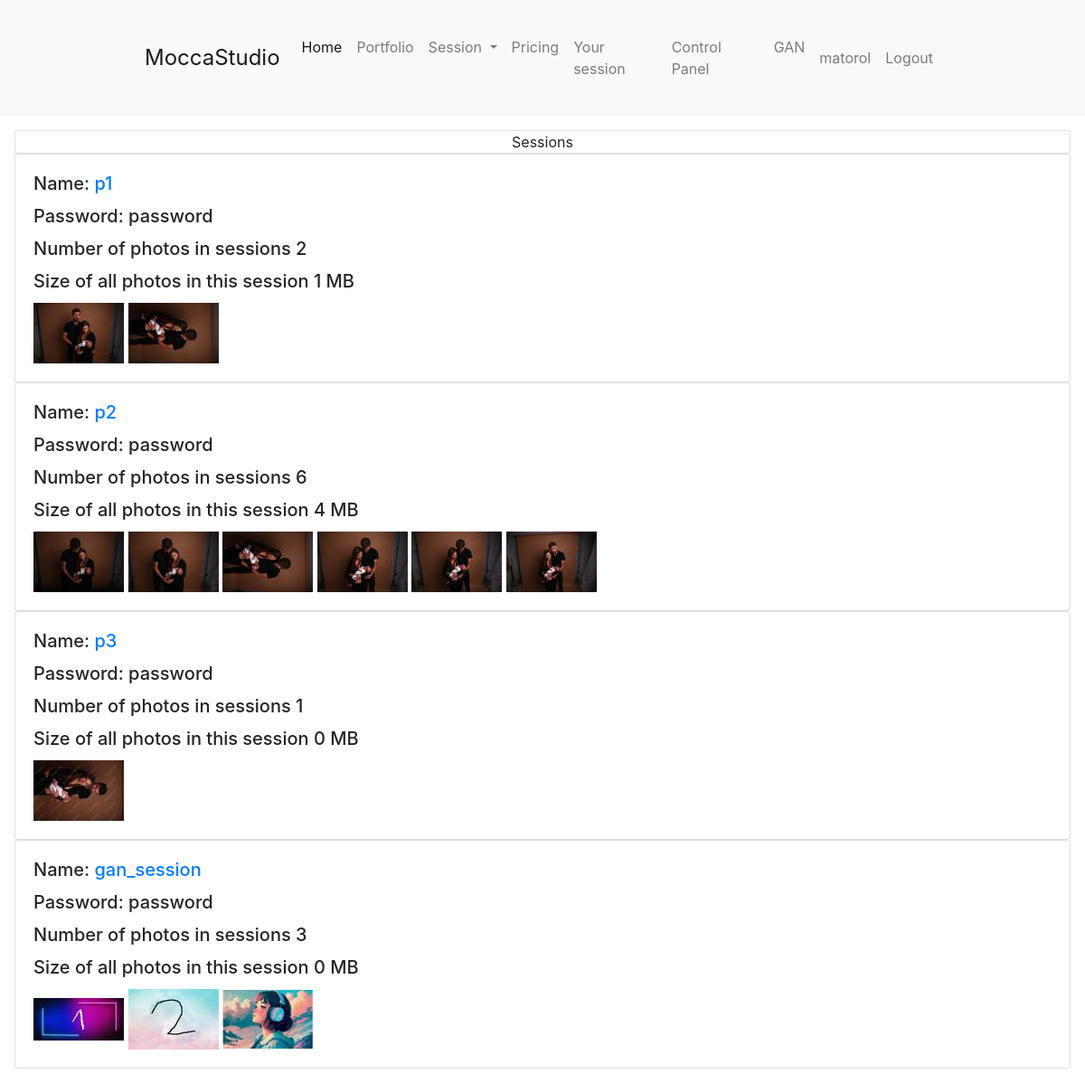
/control_panel/view_sessions/ (signed in), run on an earlier commit of the app's database.
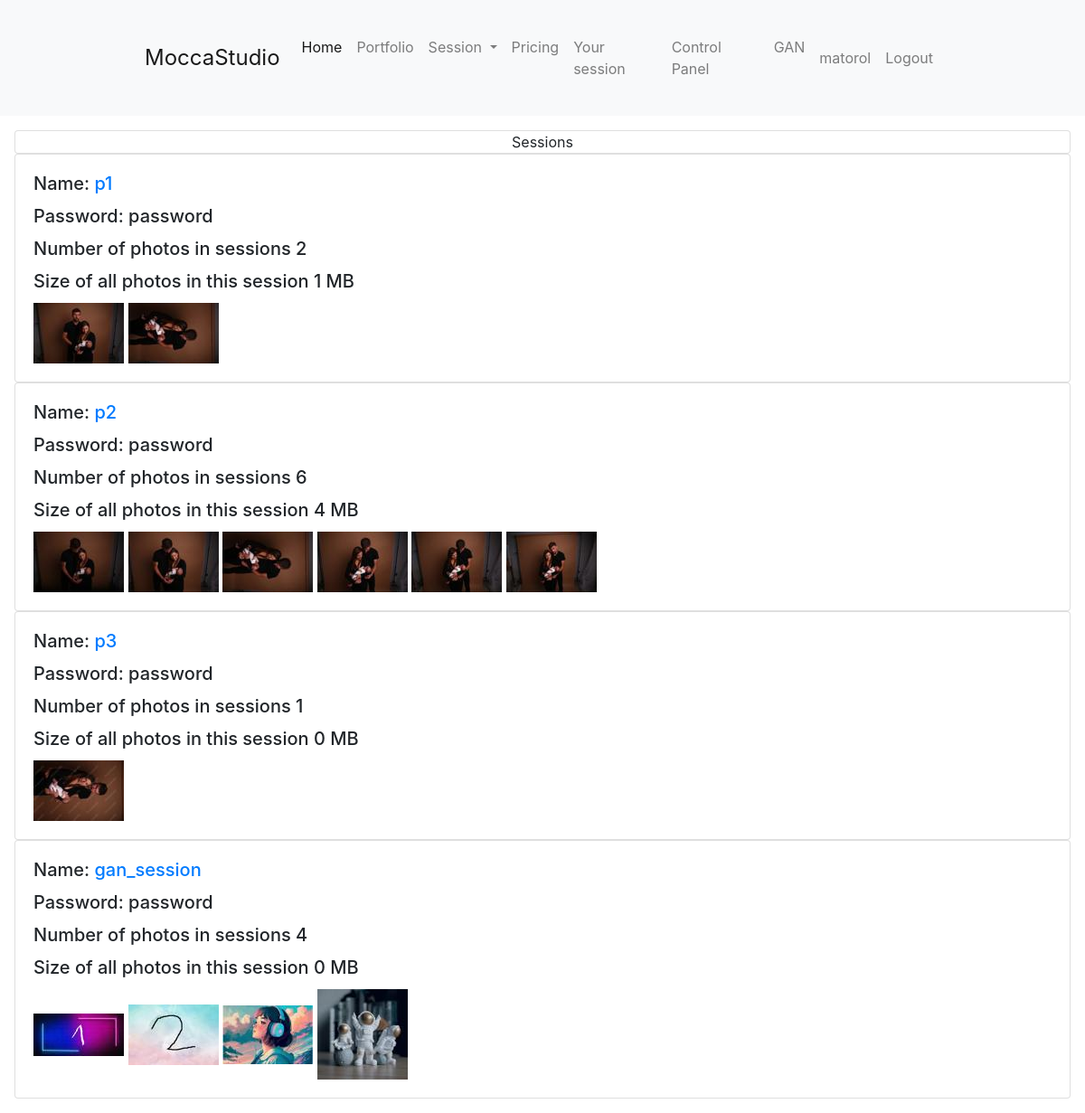
And on a later commit of the database.
### main/models.py (models this page shows, shortened)
class Session(models.Model):
    name = models.CharField(max_length=100, unique=True)
    password = models.CharField(max_length=100, default="password")

class Photo(models.Model):
    title = models.CharField(max_length=255)
    image = models.ImageField(upload_to='photos/')
    session = models.ForeignKey(Session, on_delete=models.CASCADE,null=True)
    selected_to_edit = models.BooleanField(default=False)
    thumbnail = models.ImageField(upload_to='thumbnails/', blank=True, null=True)
    thumbnail_medium = models.ImageField(upload_to='thumbnails_medium/', blank=True, null=True)

### main/views.py (the view)
# urls.py: path("control_panel/view_sessions/", views.view_sessions, name="view_sessions"),
@user_passes_test(lambda user: user.is_superuser)
def view_sessions(request):
    sessions = Session.objects.all()
    for session in sessions:
        photos = session.photo_set.all()
        photos_size = []
        for photo in photos:
            photos_size.append(photo.image.size / (1024*1024))
        photos_size_in_session = round(sum(photos_size))
        session.photos_size_in_session = photos_size_in_session
    context = {'sessions': sessions}
    return render(request, 'main/control_panel/view_sessions.html', context)

### main/templates/main/control_panel/view_sessions.html (shortened to what this page needs)
{% extends 'main/base.html' %}
{% block content %}
{% if user.is_superuser %}
<div class="m-3">
    <div class="card text-center">Sessions</div>
    {% for session in sessions %}
        <div class="card">
            <div class="card-body">
                <div class="row">
                    <div class="col-md-9">
                        <h5 class="card-title">Name: <a href="{% url 'view_session' session.name %}">{{ session.name }}</a> </h5>
                        <h5 class="card-title">Password: {{ session.password }}</h5>
                        <h5 class="card-title">Number of photos in sessions {{ session.photo_set.all.count }}</h5>
                        <h5 class="card-title">Size of all photos in this session {{session.photos_size_in_session}} MB</h5>
                        <p class="card-text">
                            {% for photo in session.photo_set.all %}
                                {% if forloop.counter <= 9 %}
                                    <img src="{{ photo.thumbnail.url }}" alt="connect" style="max-height: 100px">
                                {% elif forloop.counter == 10 %}
                                    <span>+{{ session.photo_set.all.count|add:"-9" }} ...</span>
                                {% endif %}
                            {% endfor %}
                        </p>
                    </div>
                </div>
            </div>
        </div>
    {% endfor %}
</div>
{% endif %}
{% endblock %}

### main/templates/main/base.html (shortened to what this page needs)
<!DOCTYPE html>
<html lang="en">
<head>
    <link rel="stylesheet" href="https://cdn.jsdelivr.net/npm/bootstrap@4.3.1/dist/css/bootstrap.min.css">
    <link rel="stylesheet" href="https://cdnjs.cloudflare.com/ajax/libs/font-awesome/5.15.3/css/all.min.css">
    {% load static %}
    <link rel="stylesheet" type="text/css" href="{% static 'base.css' %}">
    <link rel="stylesheet" type="text/css" href="{% static 'lightbox/lightbox.min.css' %}">
</head>
<body>
    {% block nav %}
    <nav class="navbar navbar-expand-lg navbar-light bg-light">
        <a class="navbar-brand" href="/">MoccaStudio</a>
        <div class="collapse navbar-collapse" id="navbarSupportedContent">
        <ul class="navbar-nav mr-auto">
            <li class="nav-item active">
                <a class="nav-link" href="/home">Home <span class="sr-only">(current)</span></a>
            </li>
            <li class="nav-item">
                <a class="nav-link" href="/portfolio">Portfolio</a>
            </li>
            <li class="nav-item dropdown">
                <a class="nav-link dropdown-toggle" href="#" id="navbarDropdown" role="button" data-toggle="dropdown" aria-haspopup="true" aria-expanded="false">
                    Session
                </a>
            </li>
            <li class="nav-item">
                <a class="nav-link" href="/pricing">Pricing</a>
            </li>
            {% if user.is_authenticated %}
            <li class="nav-item">
                <a class="nav-link" href="/sessions/{{user.username}}">Your session</a>
            </li>
            {% endif %}
            {% if user.is_superuser %}
            <li class="nav-item">
                <a class="nav-link" href="/control_panel">Control Panel</a>
            </li>
            <li class="nav-item">
                <a class="nav-link" href="/gan_control_panel">GAN</a>
            </li>
            {% endif %}
        </ul>
        <ul class="navbar-nav ml-auto">
            {% if user.is_authenticated %}
                <li class="nav-item">
                    <a class="nav-link" href="/profile">{{user.username}}</a>
                </li>
                <span class="nav-item">
                    <a class="nav-link" href="/logout">Logout</a>
                </span>
            {% endif %}
        </ul>
        </div>
    </nav>
    {% endblock %}
    {% block content %}
    {% endblock %}
</body>
</html>

### main/static/base.css (style rules this page uses)
body { font-size: 1.0rem; }
.navbar { padding: 2rem 10rem; }
.navbar-brand { font-size: 1.5rem; }

What changed in the data, as far as the page shows it:
computed for Session "gan_session": photo_set.all.count "3" → "4"
added Photo: thumbnail (picture), shown under Session "gan_session"
